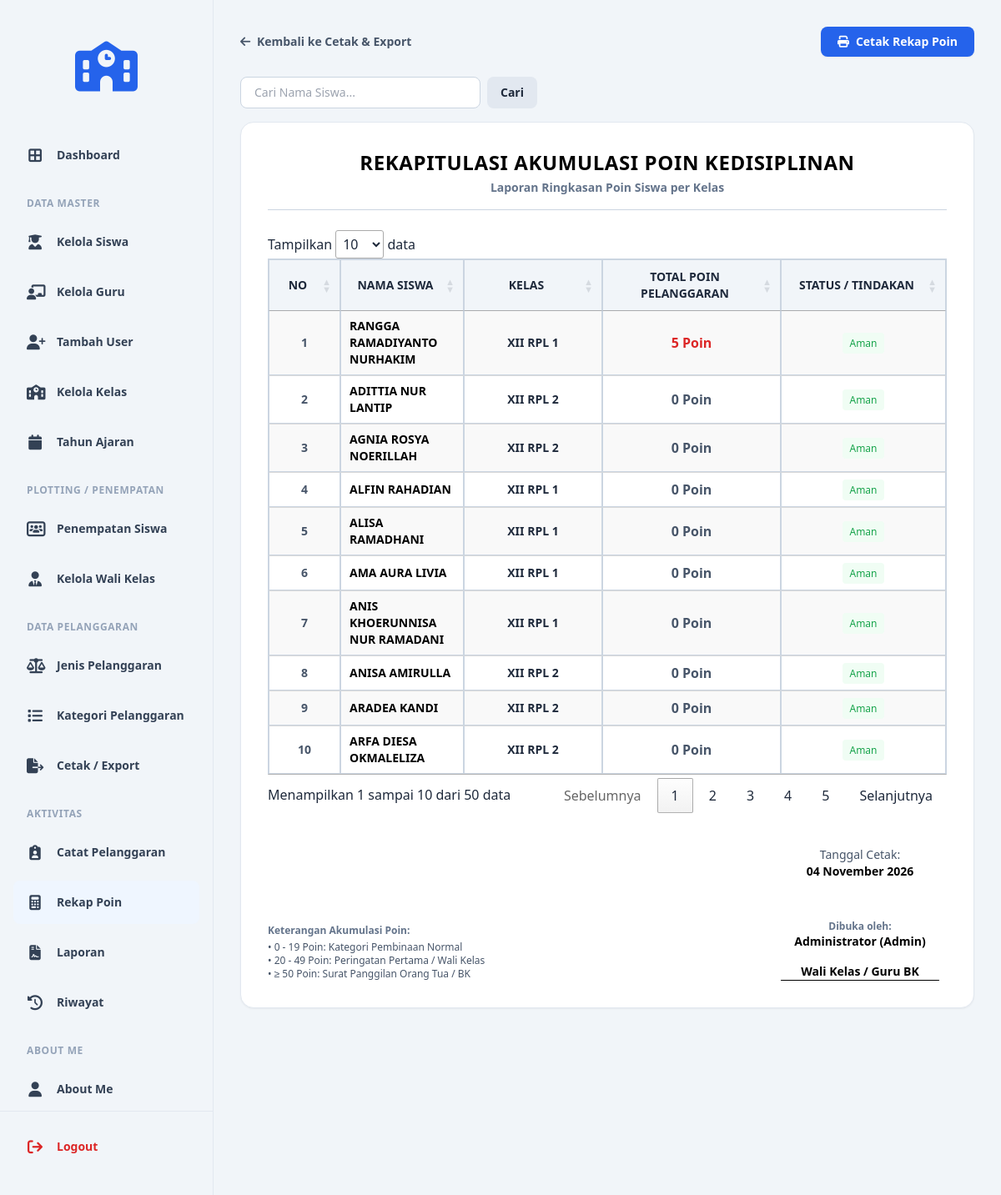
/rekap_point.php (signed in), run on the app's committed database.
### tables this page shows
CREATE TABLE `t_siswa` (
  `id` int(11) NOT NULL,
  `nis` varchar(20) DEFAULT NULL,
  `nisn` varchar(20) DEFAULT NULL,
  `nama` varchar(150) DEFAULT NULL,
  `jenis_kelamin` varchar(4) NOT NULL,
  `tanggal_lahir` date NOT NULL,
  `alamat` text NOT NULL,
  `status_aktif` tinyint(1) NOT NULL,
  `created_at` timestamp NOT NULL DEFAULT current_timestamp(),
  `updated_at` timestamp NOT NULL DEFAULT current_timestamp()
);

### rekap_point.php (the view, shortened to what this page needs)
<?php
include 'config/koneksi.php';
$search = $_GET['search'] ?? '';
$join_ps = "LEFT JOIN t_pelanggaran_siswa ps ON s.id = ps.siswa_id";
$conds = [];
$where = count($conds) > 0 ? "WHERE " . implode(' AND ', $conds) : "";
$query = "SELECT s.id, s.nama AS nama_siswa,
                 COALESCE(
                     (SELECT k2.nama FROM t_kelas_siswa ks2 JOIN t_kelas k2 ON ks2.kelas_id = k2.id WHERE ks2.siswa_id = s.id ORDER BY ks2.id DESC LIMIT 1),
                     (SELECT k3.nama FROM t_pelanggaran_siswa ps3 JOIN t_kelas k3 ON ps3.kelas_id = k3.id WHERE ps3.siswa_id = s.id ORDER BY ps3.id DESC LIMIT 1),
                     '-'
                 ) AS nama_kelas,
                 COALESCE(SUM(p.poin), 0) AS total_poin
          FROM t_siswa s
          $join_ps
          LEFT JOIN t_pelanggaran p ON ps.pelanggaran_id = p.id
          $where
          GROUP BY s.id, s.nama
          ORDER BY total_poin DESC, s.nama ASC";
$result = @mysqli_query($koneksi, $query);
$user_name = $_SESSION['name'] ?? $_SESSION['username'] ?? 'Pengguna';
$open_role = $_SESSION['role'] ?? 'Guru';
?>
<!DOCTYPE html>
<html lang="id">
<head>
    <?php include 'layouts/head.php'; ?>
    <link rel="stylesheet" href="https://cdn.datatables.net/1.13.6/css/jquery.dataTables.min.css">
</head>
<body class="bg-slate-100 text-slate-800 font-sans min-h-screen flex">
    <div class="no-print">
        <?php include 'layouts/sidebar.php'; ?>
    </div>
    <main class="flex-1 p-8 overflow-y-auto">
        <div class="max-w-5xl mx-auto mb-6 flex justify-between items-center no-print">
            <a href="cetak_export.php" class="text-sm font-bold text-slate-600 hover:text-black">
                <i class="fa-solid fa-arrow-left mr-1"></i> Kembali ke Cetak & Export
            </a>
            <button onclick="window.print()" class="bg-blue-600 hover:bg-blue-700 text-white font-bold px-5 py-2 rounded-lg text-sm shadow-sm transition flex items-center gap-2">
                <i class="fa-solid fa-print"></i> Cetak Rekap Poin
            </button>
        </div>
        <form method="GET" class="max-w-5xl mx-auto mb-4 flex gap-2 no-print">
            <input type="text" name="search" value="<?php echo htmlspecialchars($search); ?>" placeholder="Cari Nama Siswa..." class="px-4 py-2 border border-slate-300 rounded-lg text-sm w-72 focus:outline-none focus:border-blue-600">
            <button type="submit" class="bg-slate-200 hover:bg-slate-300 text-slate-800 px-4 py-2 rounded-lg text-sm font-bold">Cari</button>
        </form>
        <div class="max-w-5xl mx-auto bg-white p-8 rounded-2xl shadow-sm border border-slate-200">
            <div class="text-center border-b border-slate-300 pb-4 mb-6">
                <h1 class="text-2xl font-bold text-black uppercase tracking-wide">Rekapitulasi Akumulasi Poin Kedisiplinan</h1>
                <p class="text-sm text-slate-500 font-bold mt-1">Laporan Ringkasan Poin Siswa per Kelas</p>
            </div>
            <table id="tabelRekap" class="w-full border-collapse border border-slate-300 text-sm display">
                <thead>
                    <tr class="bg-slate-100 text-slate-800">
                        <th class="border border-slate-300 px-4 py-3 text-center w-12">NO</th>
                        <th class="border border-slate-300 px-4 py-3 text-left">NAMA SISWA</th>
                        <th class="border border-slate-300 px-4 py-3 text-center w-32">KELAS</th>
                        <th class="border border-slate-300 px-4 py-3 text-center w-44">TOTAL POIN PELANGGARAN</th>
                        <th class="border border-slate-300 px-4 py-3 text-center w-40">STATUS / TINDAKAN</th>
                    </tr>
                </thead>
                <tbody>
                    <?php if ($result && mysqli_num_rows($result) > 0): ?>
                        <?php $no = 1; while ($row = mysqli_fetch_assoc($result)):
                            $poin = (int)$row['total_poin'];
                            $status_label = 'Aman';
                            $status_class = 'text-green-600 bg-green-50';
                        ?>
                            <tr class="hover:bg-slate-50">
                                <td class="border border-slate-300 px-4 py-2.5 text-center font-bold text-slate-600"><?php echo $no++; ?></td>
                                <td class="border border-slate-300 px-4 py-2.5 font-bold text-black"><?php echo htmlspecialchars($row['nama_siswa']); ?></td>
                                <td class="border border-slate-300 px-4 py-2.5 text-center font-bold"><?php echo htmlspecialchars($row['nama_kelas']); ?></td>
                                <td class="border border-slate-300 px-4 py-2.5 text-center font-bold text-base <?php echo $poin > 0 ? 'text-red-600' : 'text-slate-600'; ?>"><?php echo $poin; ?> Poin</td>
                                <td class="border border-slate-300 px-4 py-2.5 text-center"><span class="px-2 py-1 rounded text-xs <?php echo $status_class; ?>"><?php echo $status_label; ?></span></td>
                            </tr>
                        <?php endwhile; ?>
                    <?php else: ?>
                        <tr>
                            <td colspan="5" class="border border-slate-300 px-4 py-8 text-center text-slate-500 font-bold">Tidak ada data siswa ditemukan untuk rekapitulasi poin.</td>
                        </tr>
                    <?php endif; ?>
                </tbody>
            </table>
            <div class="mt-10 flex justify-between items-end text-sm">
                <div>
                    <p class="text-xs text-slate-500 font-bold">Keterangan Akumulasi Poin:</p>
                    <p class="text-xs text-slate-600 mt-1">• 0 - 19 Poin: Kategori Pembinaan Normal</p>
                    <p class="text-xs text-slate-600">• 20 - 49 Poin: Peringatan Pertama / Wali Kelas</p>
                    <p class="text-xs text-slate-600">• ≥ 50 Poin: Surat Panggilan Orang Tua / BK</p>
                </div>
                <div class="text-center w-52">
                    <p class="text-slate-600">Tanggal Cetak:</p>
                    <p class="font-bold text-black mb-12"><?php echo date('d F Y'); ?></p>
                    <p class="text-xs text-slate-500 font-bold">Dibuka oleh:</p>
                    <p class="font-bold text-black"><?php echo htmlspecialchars($user_name); ?> (<?php echo htmlspecialchars($open_role); ?>)</p>
                    <p class="font-bold text-black border-b border-black inline-block px-6 mt-4">Wali Kelas / Guru BK</p>
                </div>
            </div>
        </div>
    </main>
</body>
</html>

### rekap_point.php (style rules this page uses)
table.dataTable thead th { text-align: center; }
table.dataTable thead .sorting { text-align: center; }

### data on the page
t_siswa: nama "RANGGA RAMADIYANTO NURHAKIM", nama_kelas "XII RPL 1", poin "5", status_label "Aman"
t_siswa: nama "ADITTIA NUR LANTIP", nama_kelas "XII RPL 2", poin "0", status_label "Aman"
t_siswa: nama "AGNIA ROSYA NOERILLAH", nama_kelas "XII RPL 2", poin "0", status_label "Aman"
t_siswa: nama "ALFIN RAHADIAN", nama_kelas "XII RPL 1", poin "0", status_label "Aman"
t_siswa: nama "ALISA RAMADHANI", nama_kelas "XII RPL 1", poin "0", status_label "Aman"
t_siswa: nama "AMA AURA LIVIA", nama_kelas "XII RPL 1", poin "0", status_label "Aman"
t_siswa: nama "ANIS KHOERUNNISA NUR RAMADANI", nama_kelas "XII RPL 1", poin "0", status_label "Aman"
t_siswa: nama "ANISA AMIRULLA", nama_kelas "XII RPL 2", poin "0", status_label "Aman"
t_siswa: nama "ARADEA KANDI", nama_kelas "XII RPL 2", poin "0", status_label "Aman"
t_siswa: nama "ARFA DIESA OKMALELIZA", nama_kelas "XII RPL 2", poin "0", status_label "Aman"

### other printed values
$user_name "Administrator"
$open_role "Admin"
